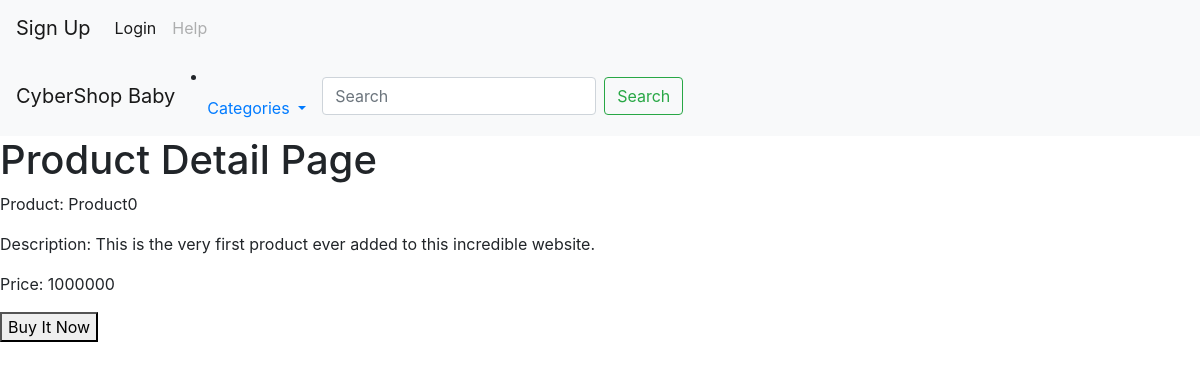
The page /shop/productdetail/Product0/ on the database its author committed.
### shop/models.py (models this page shows)
class Product(models.Model):
	title = models.CharField(max_length=200)
	description = models.CharField(max_length=200)
	price = models.PositiveIntegerField()
	image = models.ImageField(upload_to='product_image', blank=True)
	def __str__(self):
		return self.title

### shop/views.py (the view)
# urls.py: url(r'^productdetail/(?P<title>\w+)/$', views.productdetail),
def productdetail(request, title):
	user = request.user
	product = Product.objects.get(title=title)
	args = {
		'product': product
	}
	return render(request, 'shop/productdetail.html', args)

### templates/shop/productdetail.html (shortened to what this page needs)
{% extends 'base.html' %}
{% block body %}
	<h1>Product Detail Page</h1>
	<p>Product: {{ product.title }}</p>
	<p>Description: {{ product.description  }}</p>
	<p>Price: {{ product.price }}</p>
	<button type="buystock" onclick="location.href='/shop/buy_product/{{ product }}/'">Buy It Now</button>
{% endblock %}

### rows shown on the page
Product: title "Product0", description "This is the very first product ever added to this incredible website.", price "1000000"
